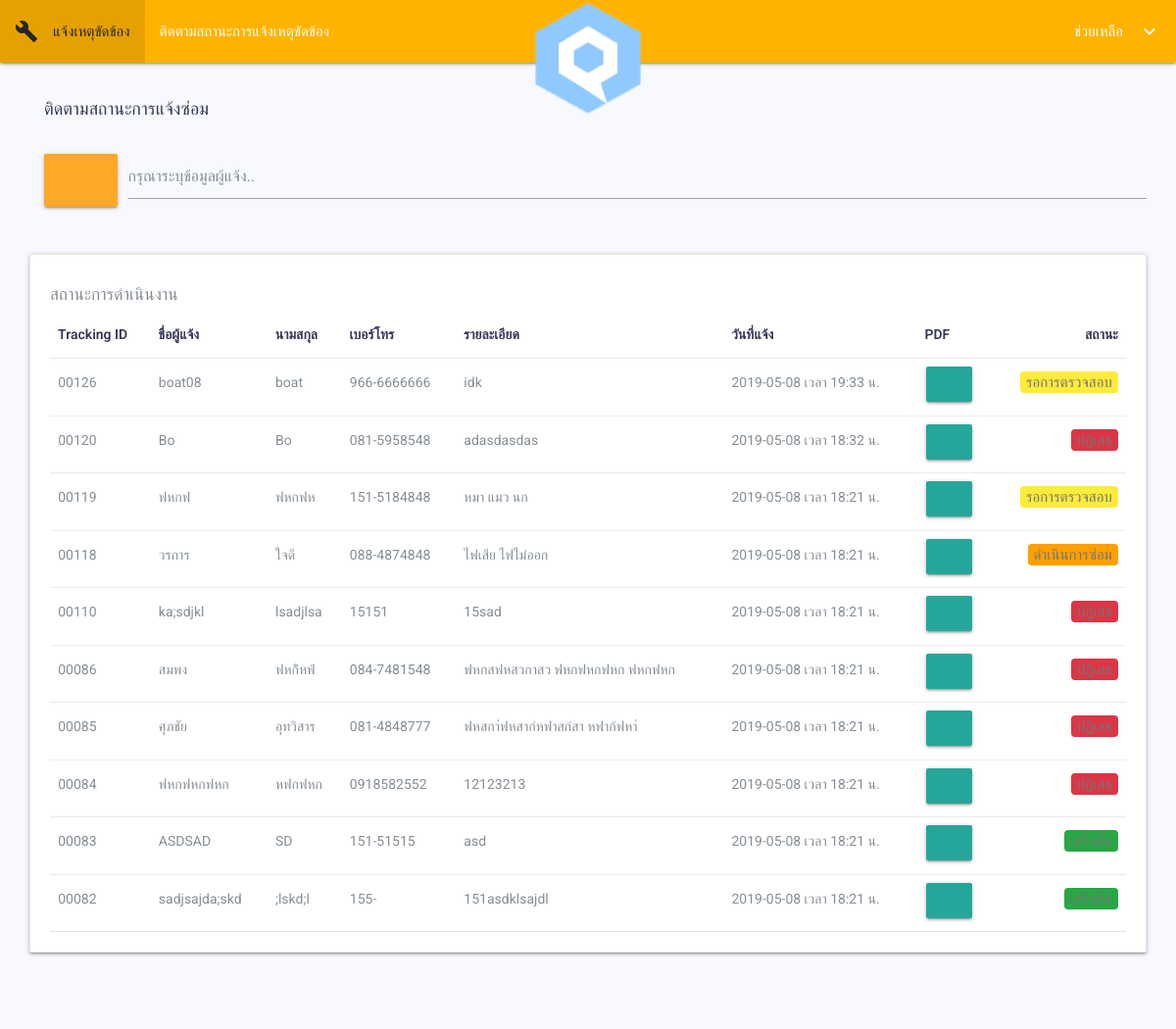
Screenshot of /visitor_tracking.php with the database file from the repository.
### tables this page shows
CREATE TABLE `declaration` (
  `declaration_id` int(5) UNSIGNED ZEROFILL NOT NULL,
  `Informate_fname` varchar(30) NOT NULL,
  `Informate_lname` varchar(30) NOT NULL,
  `informant_id_card` char(13) NOT NULL,
  `informant_tel` char(11) NOT NULL,
  `repairing_detail` varchar(300) NOT NULL,
  `declaration_date` timestamp NOT NULL DEFAULT '0000-00-00 00:00:00' ON UPDATE CURRENT_TIMESTAMP,
  `repairing_status` int(1) NOT NULL,
  `LOC_ID` int(5) NOT NULL
);

### www/visitor_tracking.php (the view, shortened to what this page needs)
<?php
include("connect.php");
$select = "SELECT * FROM declaration order by declaration_id desc ";
$result = $conn->query($select);
?>
<!DOCTYPE html>
<html lang="en">
<head>
    <link href="assets/css/lib/weather-icons.css" rel="stylesheet" />
    <link href="assets/css/lib/owl.carousel.min.css" rel="stylesheet" />
    <link href="assets/css/lib/owl.theme.default.min.css" rel="stylesheet" />
    <link href="assets/css/lib/font-awesome.min.css" rel="stylesheet">
    <link href="assets/css/lib/themify-icons.css" rel="stylesheet">
    <link href="assets/css/lib/menubar/sidebar.css" rel="stylesheet">
    <link href="assets/css/lib/bootstrap.min.css" rel="stylesheet">
    <link href="assets/css/lib/helper.css" rel="stylesheet">
    <link href="assets/css/style.css" rel="stylesheet">
</head>
<body>
    <?php
    include("visitor_sidebar.php");
    ?>
    <div class="content-wrap">
        <div class="main">
            <div class="container-fluid">
                <div class="row">
                    <div class="col-lg-12 p-r-0 title-margin-right">
                        <div class="page-header">
                            <div class="page-title">
                                <h1>ติดตามสถานะการแจ้งซ่อม<span> </span></h1><br>
                            </div>
                            <div class="input-group input-group-default">
                                <button class="btn btn-#ffa726 orange lighten-1 btn-large" type="submit">
                                    <span class="input-group-btn"><i class="ti-search"></i></span>
                                </button> &nbsp;&nbsp;&nbsp;
                                <input class="form-control " id="myInput" type="text" placeholder="กรุณาระบุข้อมูลผู้แจ้ง..">
                            </div>
                        </div>
                    </div>
                </div>
                <div class="row">
                    <div class="col-lg-12">
                        <div class="card">
                            <div class="card-title">
                                <h6>สถานะการดำเนินงาน</h6>
                            </div>
                            <div class="card-body">
                                <div class="table-responsive">
                                    <table class="table">
                                        <thead>
                                            <tr>
                                                <th>Tracking ID</th>
                                                <th>ชื่อผู้แจ้ง</th>
                                                <th>นามสกุล</th>
                                                <th>เบอร์โทร</th>
                                                <th>รายละเอียด</th>
                                                <th>วันที่แจ้ง</th>
                                                    <th>PDF</th>
                                                <th>สถานะ</th>
                                            </tr>
                                        </thead>
                                        <tbody id="myTable">
                                            <?php
                                            while ($res = mysqli_fetch_array($result)) {
                                                $db = $res['declaration_date'];
                                                $timestamp = strtotime($db);
                                                ?>
                                                <tr>
                                                    <?php
                                                    $status = "";
                                                    if ($res['repairing_status'] == 0) {
                                                        $status = '<span class="badge badge-warning">รอการตรวจสอบ</span>';
                                                    } else if ($res['repairing_status'] == 1) {
                                                        $status = '<span class="badge badge-info">  ดำเนินการซ่อม</span>';
                                                    } else if ($res['repairing_status'] == 2) {
                                                        $status = '<span class="badge badge-success">เสร็จสิ้น</span>';
                                                    } else if ($res['repairing_status'] == 3) {
                                                        $status = '<span class="badge badge-danger">ปฏิเสธ</span>';
                                                    }
                                                    echo "<td>" . $res['declaration_id'] . "</td>";
                                                    echo "<td>" . $res['Informate_fname'] . "</td>";
                                                    echo "<td>" . $res['Informate_lname'] . "</td>";
                                                    echo "<td>" . $res['informant_tel'] . "</td>";
                                                    echo "<td>" . $res['repairing_detail'] . "</td>";
                                                    echo "<td>";
                                                    echo date("Y-m-d เวลา H:i น.", $timestamp);
                                                    echo "</td>";
                                                    echo '<td>' .   '<a href="admin_report_complete2.php?decId='.$res['declaration_id'].'">
                                                            <button class="btn btn-warning m-b-5 m-l-1" type="button">
                                                            <i class="ti-printer"></i>
                                                            </button>
                                                        </a>' . '</td>';
                                                    echo '<td>' . $status . '</td>';
                                                    echo "</tr>";
                                                }
                                                ?>
                                        </tbody>
                                    </table>
                                </div>
                            </div>
                        </div>
                    </div>
                </div>
            </div>
            <div class="row">
                <div class="col-lg-12">
                </div>
            </div>
        </div>
    </div>
</body>
</html>

### www/visitor_sidebar.php (shortened to what this page needs)
<!DOCTYPE html>
<html lang="en">
<head>
    <link rel="stylesheet" href="https://cdnjs.cloudflare.com/ajax/libs/materialize/1.0.0/css/materialize.min.css">
</head>
<body>
<nav>
    <div class="nav-wrapper #ffb300 amber darken-1">
      <a href="login/login.php"><img src="../img/logo.png" class="brand-logo center" width="120" height="120"></a>
      <ul id="nav-mobile" class="left hide-on-med-and-down">
      <ul class="right hide-on-med-and-down">
        <li><a href="visitor_index.php"><i class="material-icons left">build</i>แจ้งเหตุขัดข้อง</a></li>
        <li><a href="visitor_tracking.php">ติดตามสถานะการแจ้งเหตุขัดข้อง</a></li>
      </ul>
      </ul>
      <ul id="nav-mobile" class="right hide-on-med-and-down">
        <li><a href="badges.html"><i class="material-icons right">keyboard_arrow_down</i>ช่วยเหลือ</a></li>
      </ul>
    </div>
  </nav>
</body>
</html>

### rows the page displays
declaration: declaration_id "00126", Informate_fname "boat08", Informate_lname "boat", informant_tel "966-6666666", repairing_detail "idk", declaration_date "2019-05-08 เวลา 19:33 น.", repairing_status "รอการตรวจสอบ"
declaration: declaration_id "00120", Informate_fname "Bo", Informate_lname "Bo", informant_tel "081-5958548", repairing_detail "adasdasdas", declaration_date "2019-05-08 เวลา 18:32 น."
declaration: declaration_id "00119", Informate_fname "ฟหกฟ", Informate_lname "ฟหกฟห", informant_tel "151-5184848", repairing_detail "หมา แมว นก", declaration_date "2019-05-08 เวลา 18:21 น.", repairing_status "รอการตรวจสอบ"
declaration: declaration_id "00118", Informate_fname "วรการ", Informate_lname "ใจดี", informant_tel "088-4874848", repairing_detail "ไฟเสีย ไฟไม่ออก", declaration_date "2019-05-08 เวลา 18:21 น.", repairing_status "ดำเนินการซ่อม"
declaration: declaration_id "00110", Informate_fname "ka;sdjkl", Informate_lname "lsadjlsa", informant_tel "15151", repairing_detail "15sad", declaration_date "2019-05-08 เวลา 18:21 น."
declaration: declaration_id "00086", Informate_fname "สมพง", Informate_lname "ฟหก้ิหฟ่", informant_tel "084-7481548", repairing_detail "ฟหกสฟหสวกาสว ฟหกฟหกฟหก ฟหกฟหก", declaration_date "2019-05-08 เวลา 18:21 น."
declaration: declaration_id "00085", Informate_fname "ศุภชัย", Informate_lname "อุทวิสาร", informant_tel "081-4848777", repairing_detail "ฟหสกา่ฟหสาก่หฟาสก่สา หฟาก้ฟหา่", declaration_date "2019-05-08 เวลา 18:21 น."
declaration: declaration_id "00084", Informate_fname "ฟหกฟหกฟหก", Informate_lname "หฟกฟหก", informant_tel "0918582552", repairing_detail "12123213", declaration_date "2019-05-08 เวลา 18:21 น."
declaration: declaration_id "00083", Informate_fname "ASDSAD", Informate_lname "SD", informant_tel "151-51515", repairing_detail "asd", declaration_date "2019-05-08 เวลา 18:21 น."
declaration: declaration_id "00082", Informate_fname "sadjsajda;skd", Informate_lname ";lskd;l", informant_tel "155-", repairing_detail "151asdklsajdl", declaration_date "2019-05-08 เวลา 18:21 น."
